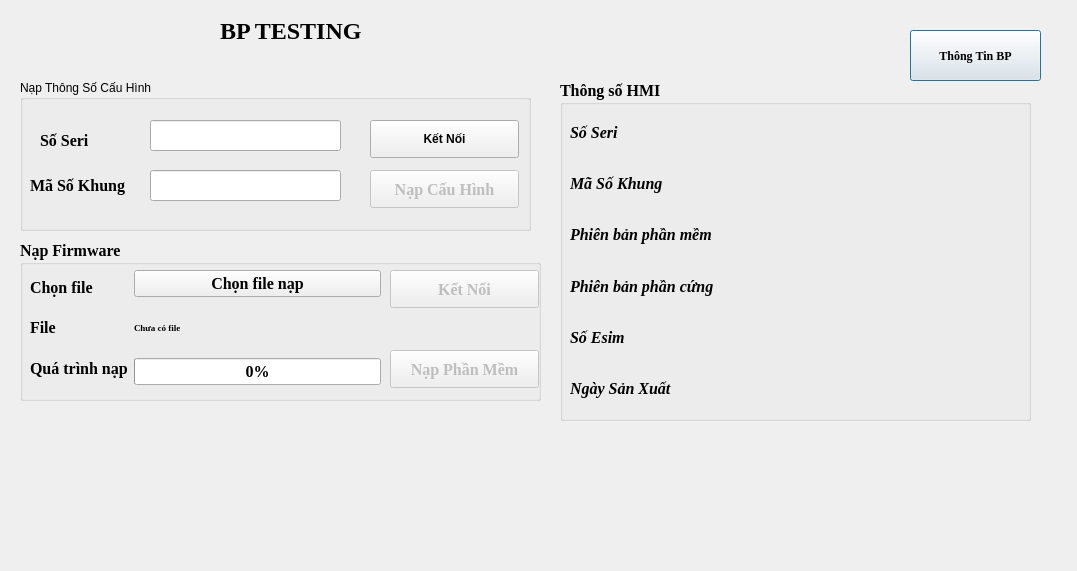
<?xml version="1.0" encoding="UTF-8"?>
<ui version="4.0">
 <class>hmi</class>
 <widget class="QDialog" name="hmi">
  <property name="geometry">
   <rect>
    <x>0</x>
    <y>0</y>
    <width>1077</width>
    <height>571</height>
   </rect>
  </property>
  <property name="windowTitle">
   <string>HMI TESTING</string>
  </property>
  <widget class="QPushButton" name="read_btn">
   <property name="geometry">
    <rect>
     <x>910</x>
     <y>30</y>
     <width>131</width>
     <height>51</height>
    </rect>
   </property>
   <property name="font">
    <font>
     <family>Times New Roman</family>
     <bold>true</bold>
    </font>
   </property>
   <property name="text">
    <string>Thông Tin BP</string>
   </property>
   <property name="icon">
    <iconset>
     <selectedon>:/icon/up-arrow.png</selectedon>
    </iconset>
   </property>
   <property name="iconSize">
    <size>
     <width>32</width>
     <height>32</height>
    </size>
   </property>
  </widget>
  <widget class="QGroupBox" name="groupBox_7">
   <property name="geometry">
    <rect>
     <x>20</x>
     <y>240</y>
     <width>521</width>
     <height>161</height>
    </rect>
   </property>
   <property name="font">
    <font>
     <family>Times New Roman</family>
     <pointsize>12</pointsize>
     <bold>true</bold>
    </font>
   </property>
   <property name="layoutDirection">
    <enum>Qt::LeftToRight</enum>
   </property>
   <property name="autoFillBackground">
    <bool>false</bool>
   </property>
   <property name="inputMethodHints">
    <set>Qt::ImhNone</set>
   </property>
   <property name="title">
    <string>Nạp Firmware</string>
   </property>
   <property name="flat">
    <bool>false</bool>
   </property>
   <property name="checkable">
    <bool>false</bool>
   </property>
   <widget class="QPushButton" name="write_firm_ware">
    <property name="enabled">
     <bool>false</bool>
    </property>
    <property name="geometry">
     <rect>
      <x>370</x>
      <y>110</y>
      <width>149</width>
      <height>38</height>
     </rect>
    </property>
    <property name="font">
     <font>
      <family>Times New Roman</family>
      <pointsize>12</pointsize>
      <bold>true</bold>
     </font>
    </property>
    <property name="focusPolicy">
     <enum>Qt::StrongFocus</enum>
    </property>
    <property name="inputMethodHints">
     <set>Qt::ImhNone</set>
    </property>
    <property name="text">
     <string>Nạp Phần Mềm</string>
    </property>
    <property name="icon">
     <iconset theme="accessories-calculator">
      <selectedon>:/image/icon/download.png</selectedon>
     </iconset>
    </property>
    <property name="iconSize">
     <size>
      <width>32</width>
      <height>32</height>
     </size>
    </property>
   </widget>
   <widget class="QWidget" name="layoutWidget_3">
    <property name="geometry">
     <rect>
      <x>10</x>
      <y>30</y>
      <width>351</width>
      <height>115</height>
     </rect>
    </property>
    <layout class="QHBoxLayout" name="horizontalLayout">
     <item>
      <layout class="QVBoxLayout" name="verticalLayout_2">
       <item>
        <widget class="QLabel" name="label_2">
         <property name="font">
          <font>
           <family>Times New Roman</family>
           <pointsize>12</pointsize>
           <bold>true</bold>
          </font>
         </property>
         <property name="text">
          <string>Chọn file</string>
         </property>
        </widget>
       </item>
       <item>
        <widget class="QLabel" name="label_3">
         <property name="font">
          <font>
           <family>Times New Roman</family>
           <pointsize>12</pointsize>
           <bold>true</bold>
          </font>
         </property>
         <property name="text">
          <string>File</string>
         </property>
        </widget>
       </item>
       <item>
        <widget class="QLabel" name="label_5">
         <property name="font">
          <font>
           <family>Times New Roman</family>
           <pointsize>12</pointsize>
           <bold>true</bold>
          </font>
         </property>
         <property name="text">
          <string>Quá trình nạp</string>
         </property>
        </widget>
       </item>
      </layout>
     </item>
     <item>
      <layout class="QVBoxLayout" name="verticalLayout">
       <item>
        <widget class="QPushButton" name="choose_file_btn">
         <property name="text">
          <string>Chọn file nạp</string>
         </property>
        </widget>
       </item>
       <item>
        <widget class="QLabel" name="link_director_file">
         <property name="font">
          <font>
           <family>Times New Roman</family>
           <pointsize>7</pointsize>
          </font>
         </property>
         <property name="layoutDirection">
          <enum>Qt::RightToLeft</enum>
         </property>
         <property name="styleSheet">
          <string notr="true">text-align: center;</string>
         </property>
         <property name="text">
          <string>Chưa có file</string>
         </property>
        </widget>
       </item>
       <item>
        <widget class="QProgressBar" name="download_process">
         <property name="value">
          <number>0</number>
         </property>
        </widget>
       </item>
      </layout>
     </item>
    </layout>
   </widget>
   <widget class="QPushButton" name="connect_dut">
    <property name="enabled">
     <bool>false</bool>
    </property>
    <property name="geometry">
     <rect>
      <x>370</x>
      <y>30</y>
      <width>149</width>
      <height>38</height>
     </rect>
    </property>
    <property name="font">
     <font>
      <family>Times New Roman</family>
      <pointsize>12</pointsize>
      <bold>true</bold>
     </font>
    </property>
    <property name="text">
     <string>Kết Nối</string>
    </property>
    <property name="icon">
     <iconset theme="accessories-calculator">
      <selectedon>:/icon/copy-link.png</selectedon>
     </iconset>
    </property>
    <property name="iconSize">
     <size>
      <width>32</width>
      <height>32</height>
     </size>
    </property>
   </widget>
  </widget>
  <widget class="QLabel" name="header_2">
   <property name="geometry">
    <rect>
     <x>220</x>
     <y>10</y>
     <width>151</width>
     <height>41</height>
    </rect>
   </property>
   <property name="font">
    <font>
     <family>Times New Roman</family>
     <pointsize>18</pointsize>
     <bold>true</bold>
    </font>
   </property>
   <property name="text">
    <string>BP TESTING</string>
   </property>
  </widget>
  <widget class="QGroupBox" name="groupBox_8">
   <property name="geometry">
    <rect>
     <x>560</x>
     <y>80</y>
     <width>471</width>
     <height>341</height>
    </rect>
   </property>
   <property name="font">
    <font>
     <family>Times New Roman</family>
     <pointsize>12</pointsize>
     <bold>true</bold>
    </font>
   </property>
   <property name="layoutDirection">
    <enum>Qt::LeftToRight</enum>
   </property>
   <property name="autoFillBackground">
    <bool>false</bool>
   </property>
   <property name="inputMethodHints">
    <set>Qt::ImhNone</set>
   </property>
   <property name="title">
    <string>Thông số HMI</string>
   </property>
   <property name="flat">
    <bool>false</bool>
   </property>
   <property name="checkable">
    <bool>false</bool>
   </property>
   <widget class="QWidget" name="">
    <property name="geometry">
     <rect>
      <x>10</x>
      <y>30</y>
      <width>451</width>
      <height>301</height>
     </rect>
    </property>
    <layout class="QGridLayout" name="gridLayout">
     <item row="0" column="0">
      <widget class="QLabel" name="label_13">
       <property name="font">
        <font>
         <family>Times New Roman</family>
         <pointsize>12</pointsize>
         <italic>true</italic>
         <bold>true</bold>
        </font>
       </property>
       <property name="text">
        <string>Số Seri</string>
       </property>
      </widget>
     </item>
     <item row="0" column="1">
      <widget class="QLabel" name="seri_number">
       <property name="font">
        <font>
         <family>Times New Roman</family>
         <pointsize>12</pointsize>
         <italic>true</italic>
         <bold>true</bold>
        </font>
       </property>
       <property name="text">
        <string/>
       </property>
      </widget>
     </item>
     <item row="1" column="0">
      <widget class="QLabel" name="label_16">
       <property name="font">
        <font>
         <family>Times New Roman</family>
         <pointsize>12</pointsize>
         <italic>true</italic>
         <bold>true</bold>
        </font>
       </property>
       <property name="text">
        <string>Mã Số Khung</string>
       </property>
      </widget>
     </item>
     <item row="1" column="1">
      <widget class="QLabel" name="ev_id">
       <property name="font">
        <font>
         <family>Times New Roman</family>
         <pointsize>12</pointsize>
         <italic>true</italic>
         <bold>true</bold>
        </font>
       </property>
       <property name="text">
        <string/>
       </property>
      </widget>
     </item>
     <item row="2" column="0">
      <widget class="QLabel" name="label_15">
       <property name="font">
        <font>
         <family>Times New Roman</family>
         <pointsize>12</pointsize>
         <italic>true</italic>
         <bold>true</bold>
        </font>
       </property>
       <property name="text">
        <string>Phiên bản phần mềm</string>
       </property>
      </widget>
     </item>
     <item row="2" column="1">
      <widget class="QLabel" name="fw_version">
       <property name="font">
        <font>
         <family>Times New Roman</family>
         <pointsize>12</pointsize>
         <italic>true</italic>
         <bold>true</bold>
        </font>
       </property>
       <property name="text">
        <string/>
       </property>
      </widget>
     </item>
     <item row="3" column="0">
      <widget class="QLabel" name="label_14">
       <property name="font">
        <font>
         <family>Times New Roman</family>
         <pointsize>12</pointsize>
         <italic>true</italic>
         <bold>true</bold>
        </font>
       </property>
       <property name="text">
        <string>Phiên bản phần cứng</string>
       </property>
      </widget>
     </item>
     <item row="3" column="1">
      <widget class="QLabel" name="hw_version">
       <property name="font">
        <font>
         <family>Times New Roman</family>
         <pointsize>12</pointsize>
         <italic>true</italic>
         <bold>true</bold>
        </font>
       </property>
       <property name="text">
        <string/>
       </property>
      </widget>
     </item>
     <item row="4" column="0">
      <widget class="QLabel" name="label_21">
       <property name="font">
        <font>
         <family>Times New Roman</family>
         <pointsize>12</pointsize>
         <italic>true</italic>
         <bold>true</bold>
        </font>
       </property>
       <property name="text">
        <string>Số Esim</string>
       </property>
      </widget>
     </item>
     <item row="4" column="1">
      <widget class="QLabel" name="esimNum">
       <property name="font">
        <font>
         <family>Times New Roman</family>
         <pointsize>12</pointsize>
         <italic>true</italic>
         <bold>true</bold>
        </font>
       </property>
       <property name="text">
        <string/>
       </property>
      </widget>
     </item>
     <item row="5" column="0">
      <widget class="QLabel" name="label_22">
       <property name="font">
        <font>
         <family>Times New Roman</family>
         <pointsize>12</pointsize>
         <italic>true</italic>
         <bold>true</bold>
        </font>
       </property>
       <property name="text">
        <string>Ngày Sản Xuất</string>
       </property>
      </widget>
     </item>
     <item row="5" column="1">
      <widget class="QLabel" name="date_manu">
       <property name="font">
        <font>
         <family>Times New Roman</family>
         <pointsize>12</pointsize>
         <italic>true</italic>
         <bold>true</bold>
        </font>
       </property>
       <property name="text">
        <string/>
       </property>
      </widget>
     </item>
    </layout>
   </widget>
  </widget>
  <widget class="QGroupBox" name="groupBox">
   <property name="geometry">
    <rect>
     <x>20</x>
     <y>80</y>
     <width>511</width>
     <height>151</height>
    </rect>
   </property>
   <property name="title">
    <string>Nạp Thông Số Cấu Hình</string>
   </property>
   <widget class="QLabel" name="label_89">
    <property name="geometry">
     <rect>
      <x>10</x>
      <y>90</y>
      <width>111</width>
      <height>31</height>
     </rect>
    </property>
    <property name="font">
     <font>
      <family>Times New Roman</family>
      <pointsize>12</pointsize>
      <bold>true</bold>
     </font>
    </property>
    <property name="text">
     <string>Mã Số Khung</string>
    </property>
   </widget>
   <widget class="QLineEdit" name="input_device_sn">
    <property name="enabled">
     <bool>true</bool>
    </property>
    <property name="geometry">
     <rect>
      <x>130</x>
      <y>90</y>
      <width>191</width>
      <height>31</height>
     </rect>
    </property>
   </widget>
   <widget class="QPushButton" name="write_config">
    <property name="enabled">
     <bool>false</bool>
    </property>
    <property name="geometry">
     <rect>
      <x>350</x>
      <y>90</y>
      <width>149</width>
      <height>38</height>
     </rect>
    </property>
    <property name="font">
     <font>
      <family>Times New Roman</family>
      <pointsize>12</pointsize>
      <bold>true</bold>
     </font>
    </property>
    <property name="focusPolicy">
     <enum>Qt::StrongFocus</enum>
    </property>
    <property name="inputMethodHints">
     <set>Qt::ImhNone</set>
    </property>
    <property name="text">
     <string>Nạp Cấu Hình</string>
    </property>
    <property name="icon">
     <iconset theme="accessories-calculator">
      <selectedon>:/image/icon/download.png</selectedon>
     </iconset>
    </property>
    <property name="iconSize">
     <size>
      <width>32</width>
      <height>32</height>
     </size>
    </property>
   </widget>
   <widget class="QLineEdit" name="input_serial_vehicle">
    <property name="enabled">
     <bool>true</bool>
    </property>
    <property name="geometry">
     <rect>
      <x>130</x>
      <y>40</y>
      <width>191</width>
      <height>31</height>
     </rect>
    </property>
   </widget>
   <widget class="QPushButton" name="connect_dut_2">
    <property name="geometry">
     <rect>
      <x>350</x>
      <y>40</y>
      <width>149</width>
      <height>38</height>
     </rect>
    </property>
    <property name="font">
     <font>
      <bold>true</bold>
     </font>
    </property>
    <property name="text">
     <string>Kết Nối</string>
    </property>
    <property name="icon">
     <iconset theme="accessories-calculator">
      <selectedon>:/icon/copy-link.png</selectedon>
     </iconset>
    </property>
    <property name="iconSize">
     <size>
      <width>32</width>
      <height>32</height>
     </size>
    </property>
   </widget>
   <widget class="QLabel" name="label_17">
    <property name="geometry">
     <rect>
      <x>20</x>
      <y>30</y>
      <width>101</width>
      <height>61</height>
     </rect>
    </property>
    <property name="font">
     <font>
      <family>Times New Roman</family>
      <pointsize>12</pointsize>
      <bold>true</bold>
     </font>
    </property>
    <property name="text">
     <string>Số Seri</string>
    </property>
   </widget>
  </widget>
 </widget>
 <resources/>
 <connections/>
</ui>
